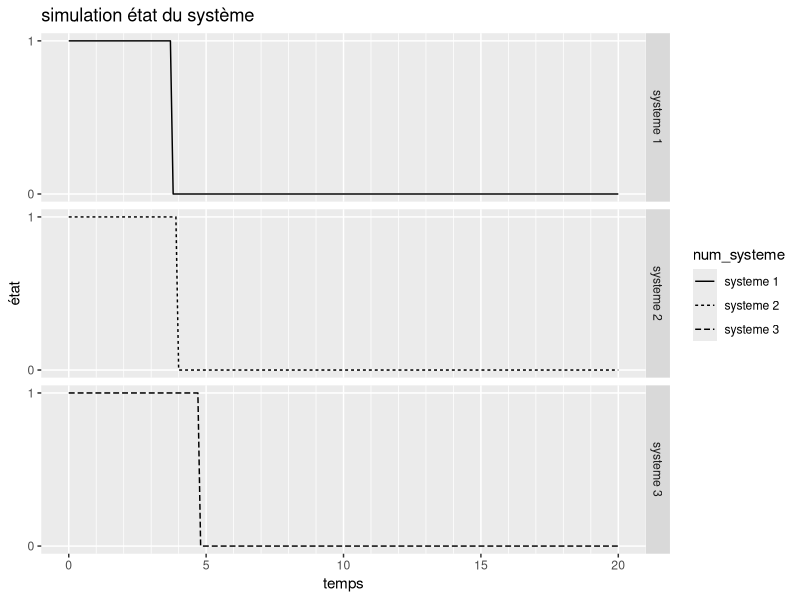
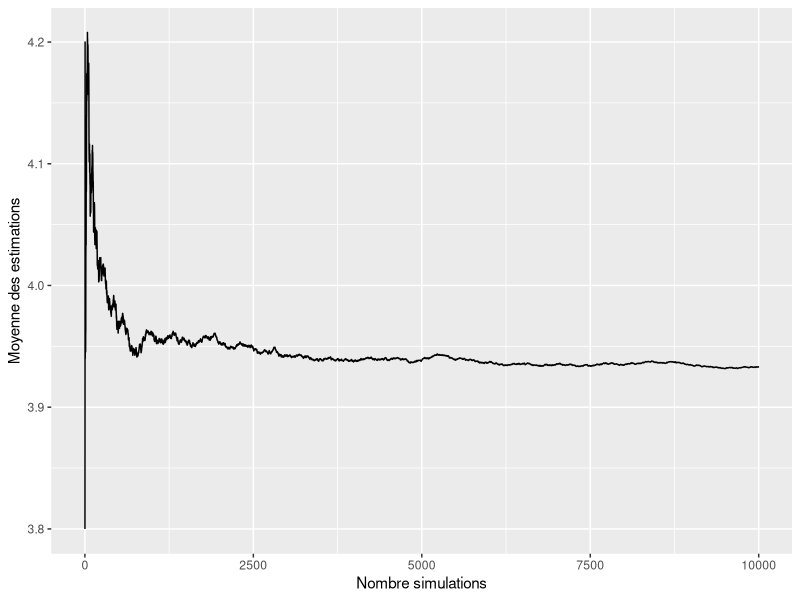
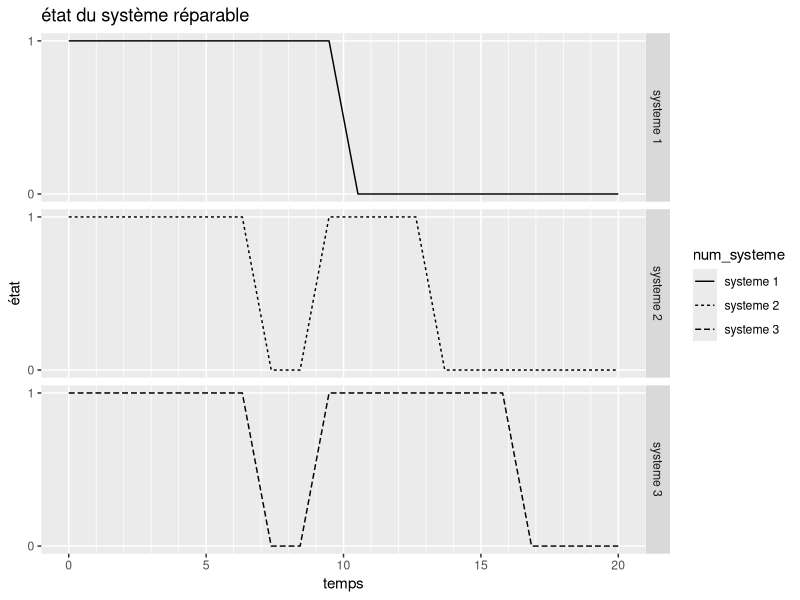

Write the R code that produced these figures, in order.
## ---- chunk 1
knitr::opts_chunk$set(echo = FALSE, message = FALSE, warning = FALSE)
## ---- chunk 2
library(ggplot2)
library(zoo)
library(magrittr)
## ---- chunk 3
phi <- function(x){
  rep <- (x[5]*((1-(1-x[1])*(1-x[2]))*(1-(1-x[3])*(1-x[4])))+(1-x[5])*(1-(1-x[1]*x[3])*(1-x[2]*x[4])))*x[6]*(1-(1-x[7]*x[10])*(1-x[8]*x[9]))
  return(rep)
}
## ---- chunk 4
simu_etat_systeme <- function(lambda, beta, t){
  X <- matrix(data = rep(0, 10*length(t)), ncol = 10, nrow = length(t))
  S <- rep(0,length(t))
  u <- runif(10, 0, 1)
  w <- rweibull(10, lambda, beta)
  max <- max(t)
  
  for(i in 1:length(t)){
    for(j in 1:10){
      if(t[i] < w[j]){
        X[i,j] <- 1
      }
    }
    S[i] <- phi(X[i,])
    if((S[i] == 0) && (S[i-1] == 1)){
      max <- t[i]
    }
  }
  return(list(etat = S, last = max))
}
## ---- chunk 5
lambda <- 5
beta <- 5
t <- seq(0, 20, 0.1)

set.seed(1)
systeme1 <- simu_etat_systeme(lambda, beta, t)
systeme2 <- simu_etat_systeme(lambda, beta, t)
systeme3 <- simu_etat_systeme(lambda, beta, t)
df1 <- data.frame(systeme = c(systeme1[[1]], systeme2[[1]], systeme3[[1]]),
                  num_systeme = c(rep("systeme 1",length(t)), rep("systeme 2",length(t)), rep("systeme 3",length(t))),
                  t = rep(t, 3))

g1 <- df1 %>% 
  ggplot() +
  geom_line(aes(x = t, y = systeme, linetype = num_systeme)) +
  labs(title = "simulation état du système",
       x = "temps",
       y = "état") +
  scale_y_continuous(breaks = c(0, 1), minor_breaks = c(0,1)) +
  scale_x_continuous(breaks = seq(0, 20, 5), minor_breaks = seq(0, 20, 1)) +
  facet_grid(num_systeme ~ .)
g1
## ---- chunk 6
simu_T <- function(n){
  simu <- rep(-1, n)
  for(i in 1:n){
    simu[i] <- simu_etat_systeme(lambda, beta, t)[[2]]
  }
  return(simu)
}

set.seed(1)
n <- 10000
simu <- simu_T(n)

esperance <- mean(simu)

confint <- c(mean(simu) - 1.96 * sd(simu)/sqrt(n), mean(simu) + 1.96 * sd(simu)/sqrt(n))

esperance
confint
## ---- chunk 7
nb.simu <- matrix(1:n, n, 1)
esp.cumul <- cumsum(simu)/nb.simu
df.si <- data.frame(nb.simu, esp.cumul)
ggplot(df.si,aes(x=nb.simu, y=esp.cumul))+
 geom_line()+
 xlab("Nombre simulations")+
 ylab("Moyenne des estimations")
## ---- chunk 8
fonction_interval=function(n,inter,i){
  t=NULL
  d=NULL
  for (v in seq(1,n,inter)) {
    if(v==i){
      t[v]=1
    }
    else{
      t[v]=0
    }
  }
  t=t[!is.na(t)]
  w=sum(t)
  if(w==0){
    d=0
  }
  else{
    d=1 
  }
  return(d)
}

phi2 <- function(a, n, lambda, beta,inter){
  t <- seq(0, a,length.out =n)
  y <- rep(0,n)
  u <- runif(10,0,1)
  x <- matrix(0, nrow = n, ncol = 10)
  
  for(i in 1:n){
    for(j in c(1,2,3,4,5,7,8,9,10)){
      if(t[i] < (lambda*(-log(u[j]))^(1/beta))){
        x[i,j] <- 1
      }
    }
  }
  d=0
  for(i in 1:n){
    if(t[i-d] < (lambda*(-log(u[6]))^(1/beta))){
      x[i,6] <- 1
    }
    if(fonction_interval(n,inter,i)==1 & x[i,6]==0){ 
      d <- i
      u[6] <- runif(1,0,1)
    }
  }
  # y[i] <- phi(x[i,])
  return(x)
}

phi3 <- function(a, n, lambda, beta,inter){
  y=NULL
  matrice=phi2(a, n, lambda, beta,inter)
  for (i in 1:n) {
    y[i]=phi(matrice[i,]) 
  }
  return(y)
}
## ---- chunk 9
a <- 20
n <- 20
lambda <- 15
beta <- 3
inter <- 4

set.seed(10560)
df2 <- data.frame(systeme = c(phi3(a,n,lambda,beta,inter), phi3(a,n,lambda,beta,inter), phi3(a,n,lambda,beta,inter)),
                  num_systeme = c(rep("systeme 1",n), rep("systeme 2",n), rep("systeme 3",n)),
                  t = rep(seq(0, a, length.out = n), 3))

g2 <- df2 %>% 
  ggplot() +
  geom_line(aes(x = t, y = systeme, linetype = num_systeme)) +
  labs(title = "état du système réparable",
       x = "temps",
       y = "état") +
  scale_y_continuous(breaks = c(0, 1), minor_breaks = c(0,1)) +
  scale_x_continuous(breaks = seq(0, 20, 5), minor_breaks = seq(0, 20, 1)) +
  facet_grid(num_systeme ~ .)
g2
## ---- chunk 10
# Esperance de T
tp_i_de_panne <- function(a, n, lambda, beta,inter){
  y=NULL
  d=0
  matrice=phi2(a, n, lambda, beta,inter)
  for (i in 1:n) {
    y[i]=phi(matrice[i,]) 
  }
  for (i in n:1){
    if(y[i]==1 & i==n ){
      d=n
      break
    }
    if(y[i]==1){
      d=i+1
      break
    }
  }
  return(d)
}

nbtot_realisation_t=function(a, n, lambda, beta,inter,nbtot){
  vector=NULL
  for(i in 1:nbtot){
    vector[i]=tp_i_de_panne(a, n, lambda, beta,inter)
  }
  return(vector)
}

E_T=function(a, n, lambda, beta,inter,nbtot){
  t=nbtot_realisation_t(a, n, lambda, beta,inter,nbtot)
  moyenne=(1/nbtot)*sum(t)
  return(moyenne)
}
## ---- chunk 11
# Esperance de N
nb_intervention <- function(a, n, lambda, beta,inter){
  t <- seq(0, a,length.out =n)
  y <- rep(0,n)
  u <- runif(10,0,1)
  x <- matrix(0, nrow = n, ncol = 10)
  
  for(i in 1:n){
    for(j in c(1,2,3,4,5,7,8,9,10)){
      if(t[i] < (lambda*(-log(u[j]))^(1/beta))){
        x[i,j] <- 1
      }
    }
  }
  d=0
  intervention=0
  for(i in 1:n){
    if(t[i-d] < (lambda*(-log(u[6]))^(1/beta))){
      x[i,6] <- 1
    }
    if(fonction_interval(n,inter,i)==1){
      intervention <- intervention + 1
      if(x[i,6] == 0){
        d <- i
        u[6] <- runif(1,0,1)
      }
    }
  }
  return(intervention)
}

nb_realisation_intervention=function(a, n, lambda, beta,inter,nbtot){
  vector=NULL
  for(i in 1:nbtot){
    vector[i]=nb_intervention(a, n, lambda, beta,inter)
  }
  return(vector)
}

moyenne_intervention=function(a, n, lambda, beta,inter,nbtot){
  moyenne=(1/nbtot)*sum(nb_realisation_intervention(a, n, lambda, beta,inter,nbtot))
  return(moyenne)
}
## ---- chunk 12
# Fonction récompense
a_val <- 200
n_val <- 200
lambda_val <- 15
beta_val <- 3
nbtot_val <- 100
cout_val <- 100
gain_val <- 250

set.seed(1)
recompense<-function(inter, a=a_val, n=n_val, lambda=lambda_val, beta=beta_val,nbtot=nbtot_val,cout=cout_val,gain=gain_val){
  gain_moyen <- gain*E_T(a, n, lambda, beta,inter,nbtot)
  cout_moyen <- cout*moyenne_intervention(a, n, lambda, beta,inter,nbtot)
  r <- gain_moyen - cout_moyen
  return(r)
}
solution <- optimize(recompense,c(0, 200),maximum = TRUE)
solution
